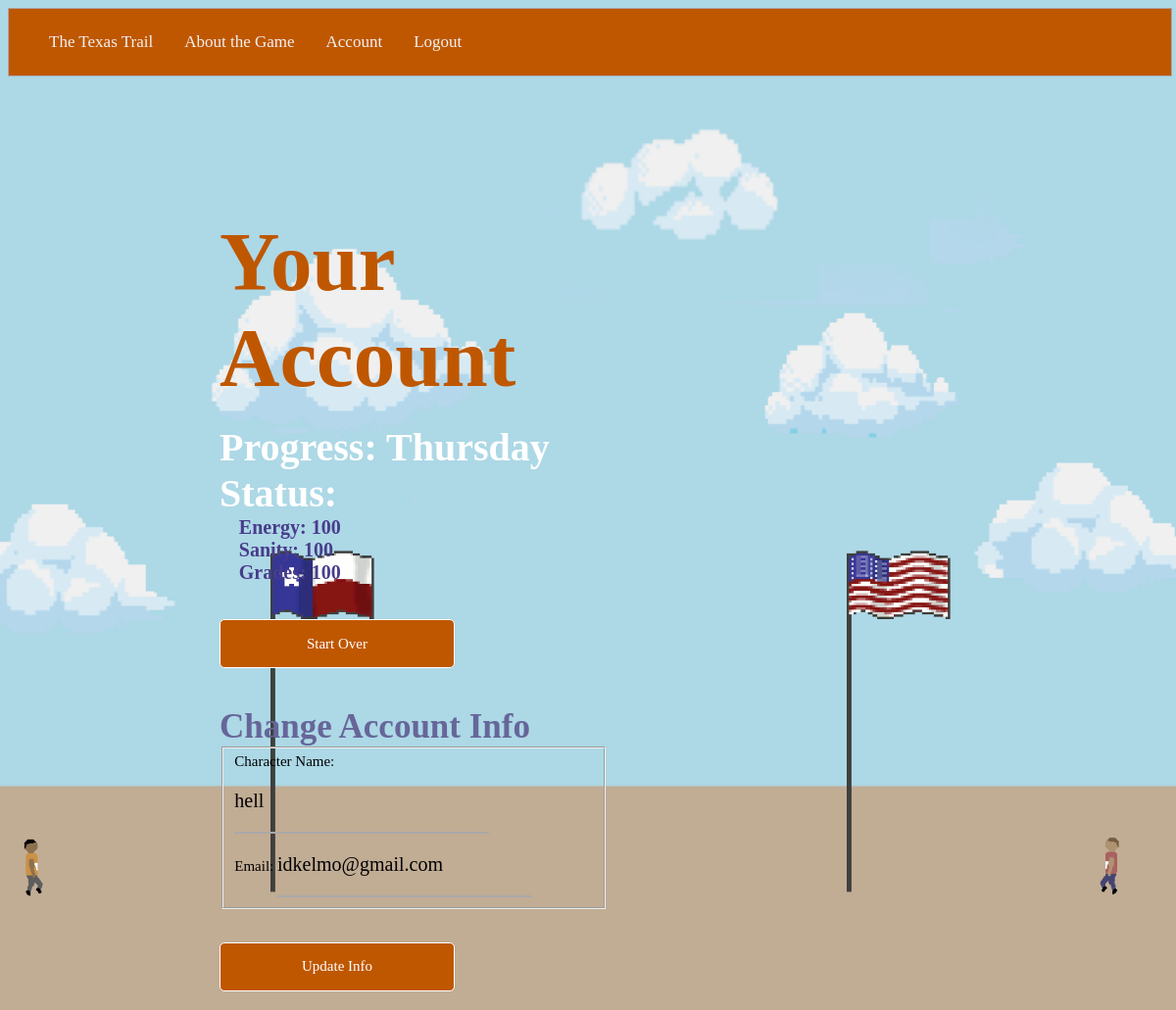
Page /account (signed in) on the committed database.
### Application/models.py (models this page shows, shortened)
class User(db.Model, UserMixin):
	id = db.Column(db.Integer, primary_key=True)
	username = db.Column(db.String(20), unique=True, nullable=False)
	email = db.Column(db.String(120), unique=True, nullable=False)
	password = db.Column(db.String(60), nullable=False)
	energy = db.Column(db.Integer, nullable=False, default=100)
	sanity = db.Column(db.Integer, nullable=False, default=100)
	grades = db.Column(db.Integer, nullable=False, default=100)
	progress = db.Column(db.String(2), nullable=False, default='a1')

### Application/routes.py (the view)
@application.route('/account', methods=['GET', 'POST'])
@login_required
def account():
	form = UpdateInfo()
	if form.validate_on_submit():
		current_user.username = form.username.data
		current_user.email = form.email.data
		db.session.commit()
		flash('Info Updated', 'success')
		return redirect(url_for('account'))
	elif request.method == 'GET':
		form.username.data = current_user.username
		form.email.data = current_user.email
	return render_template('account.html', title='Account Information', form=form)

### Application/forms.py (shortened to what this page needs)
class UpdateInfo(FlaskForm):
	username = StringField("Character Name: ", validators=[DataRequired()])
	email = StringField("Email: ", validators=[DataRequired(), Email()])
	submit = SubmitField('Update Info')

### Application/models.py (called while the page is built)
@login_manager.user_loader
def load_user(user_id):
	return User.query.get(int(user_id))

### Application/templates/account.html (shortened to what this page needs)
{% extends "layout.html" %}
{% block content %}
<body id='account'>
  <div class='theGrid'>
    <div class='left-body'>
      <h1>Your Account</h1>
      <h2 style= "margin: 5% 0 0 0">
        Progress:
        {% if current_user.progress[0] == 'a' or current_user.progress[0] == 'b' or current_user.progress[0] == 'c'%}
          Thursday
        {% elif current_user.progress[0] == 'd' or current_user.progress[0] == 'e'%}
          Friday
        {% else %}
          Saturday
        {% endif %}
        <br>
        Status:<br>
        <p style="margin-left: 5%">
          Energy: {{ current_user.energy }} <br>
          Sanity: {{ current_user.sanity }} <br>
          Grades: {{ current_user.grades }} <br>
        </p>
      </h2>
      <br><br>
      <div class='buttonList'>
            <form method ="get" action = "/reset_game"><button class ='button'>Start Over</button></form>
      </div>
      <h3>Change Account Info</h3>
      <form method="POST" action="" enctype="multipart/form-data" style= "font-family: Hardware; font-size: 15px">
            <fieldset class="form-group">
                <div class="form-group">
                    {{ form.username.label(class="form-control-label") }}
                    {% if form.username.errors %}
                        {{ form.username(class="form-control form-control-lg is-invalid") }}
                        <div class="invalid-feedback">
                            {% for error in form.username.errors %}
                                <span>{{ error }}</span>
                            {% endfor %}
                        </div>
                    {% else %}
                        {{ form.username(class="form-control form-control-lg") }}
                    {% endif %}
                </div>
                <div class="form-group">
                    {{ form.email.label(class="form-control-label") }}
                    {% if form.email.errors %}
                        {{ form.email(class="form-control form-control-lg is-invalid") }}
                        <div class="invalid-feedback">
                            {% for error in form.email.errors %}
                                <span>{{ error }}</span>
                            {% endfor %}
                        </div>
                    {% else %}
                        {{ form.email(class="form-control form-control-lg") }}
                    {% endif %}
                </div>
            </fieldset>
            <div class="form-group" style="padding: 0 0 5% 0">
              <br><br>
                {{ form.submit(class="button") }}
            </div>
      </form>
    </div>
  </div>
</body>
{% endblock %}

### Application/static/style.css (style rules this page uses)
.theGrid { display: grid; height: 100vh; width: 100vw; grid-template-columns: 18% 13% 20% 332px auto 11%; grid-template-rows: auto 600px auto; }
body { height: 95vh; width: 99vw; background: url(./Backgrounds/70.jpg) no-repeat center center fixed; -webkit-background-size: cover; -moz-background-size: cover; -o-background-size: cover; background-size: cover; overflow-x: hidden; }
body#account { background: url(./Backgrounds/walkScene.gif), url(./Backgrounds/UTTower.png), url(./Backgrounds/FlagAnim.gif), url(./Backgrounds/sky.png); -webkit-background-size: cover; -moz-background-size: cover; -o-background-size: cover; background-position: center; background-attachment: fixed; background-repeat: no-repeat; overflow-x: hidden; background-size: contain, contain, contain, cover; }
h1 { font-family: 'Dude'; font-size: 85px; color: #bf5700; margin: 10% 0 0 0; }
h2 { font-family: 'Hardware'; font-size: 40px; color: white; margin: 30% 0 0 0; }
h3 { font-family: 'Hardware'; font-size: 35px; color: #666699; margin: 10% 0 0 0; }
button { font-family: 'Hardware'; font-size: 20px; color: white; }
p { font-family: 'Hardware'; font-size: 20px; color: darkslateblue; margin: 0; padding: 0; z-index: 1000; }
.buttonList { margin: 0; padding: 0; }
.left-body { grid-row: 2; grid-column: 2/4; }
.button { border:0.1em solid #FFFFFF; border-radius: 5px; padding: 0; box-sizing: border-box; text-decoration:none; font-weight:300; font-family: 'Hardware'; color:#FFFFFF; font-size: 15px; background: #bf5700; text-align:center; transition: all 0.2s; width: 240px; height: 50px; -webkit-transition: all 1s ease; white-space: nowrap; }
input { border: black; border-bottom: 2px solid darkGray; transition: 0.9s ease; width: 260px; background-color: transparent; padding: 20px 0 20px 0; font-size: 20px; font-family: 'Hardware'; }

### rows in the picture
User: energy "100", sanity "100", grades "100", username "hell", email "idkelmo@gmail.com"
